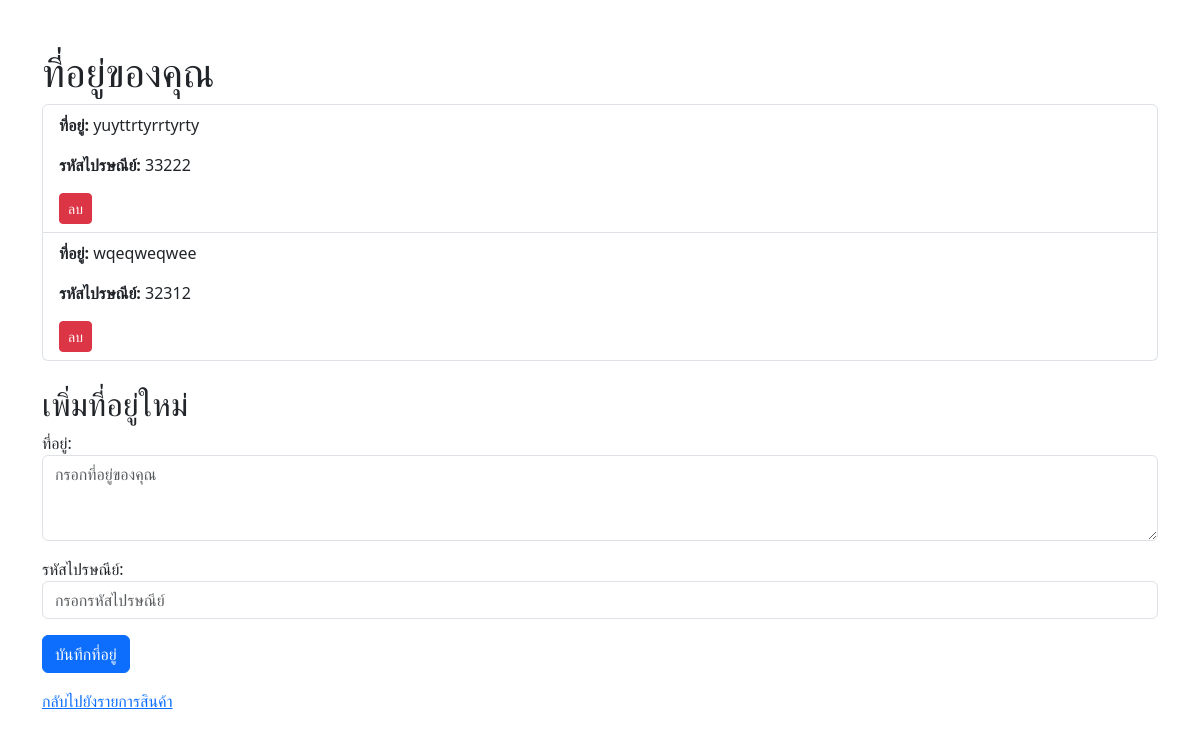
The page /user/addresses/ (signed in) on the database as committed earlier.
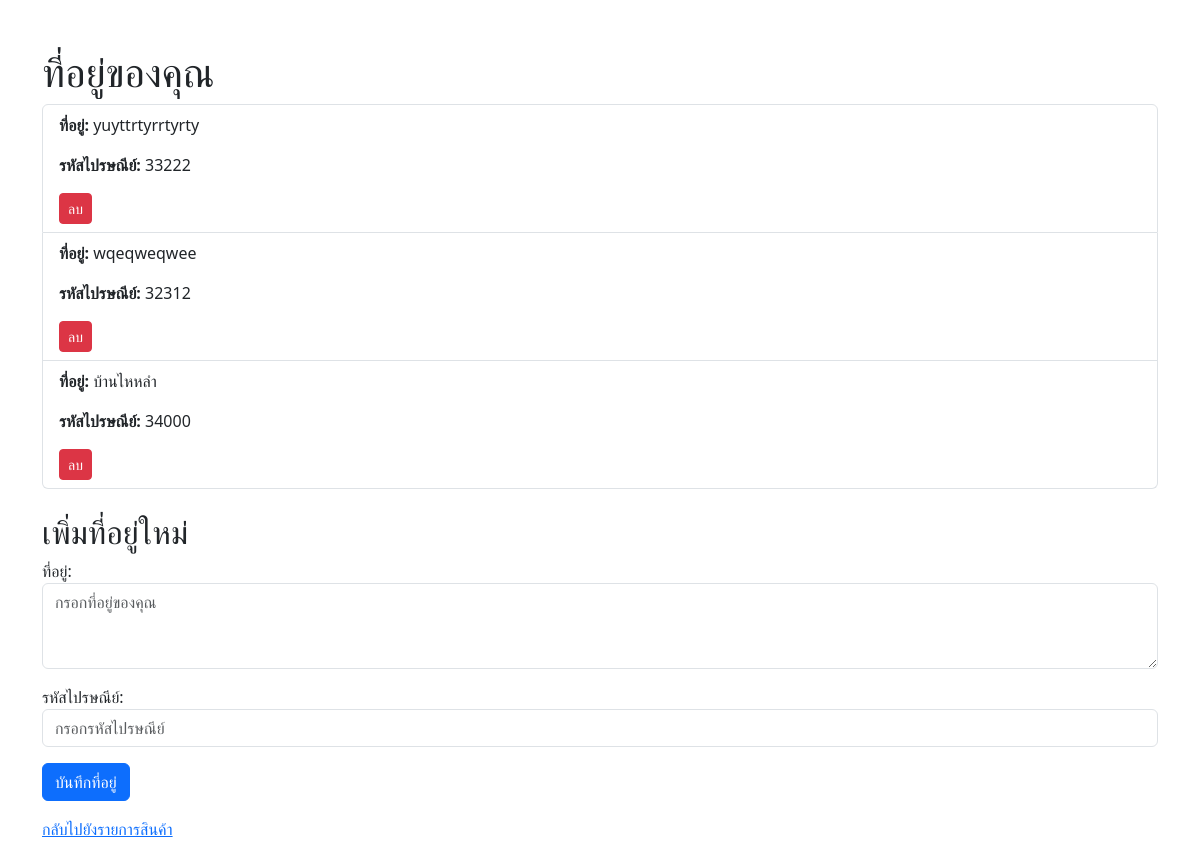
The same page on the database as committed later.
### user/models.py (models this page shows, shortened)
class Address(models.Model):
    user = models.ForeignKey(
        settings.AUTH_USER_MODEL,
        on_delete=models.CASCADE,
        related_name="addresses"
    )
    address_line = models.TextField(verbose_name="ที่อยู่")
    zip_code = models.CharField(max_length=10, verbose_name="รหัสไปรษณีย์")

### user/views.py (the view)
# urls.py: path('addresses/', address_list, name='address_list'),
@login_required
def address_list(request):
    addresses = request.user.addresses.all()  # using related_name="addresses"
    if request.method == "POST":
        form = AddressForm(request.POST)
        if form.is_valid():
            address_obj = form.save(commit=False)
            address_obj.user = request.user
            address_obj.save()
            return redirect('address_list')
    else:
        form = AddressForm()
    return render(request, 'user/address_list.html', {
        'addresses': addresses,
        'form': form,
    })

### user/forms.py
class AddressForm(forms.ModelForm):
    class Meta:
        model = Address
        fields = ['address_line', 'zip_code']
        widgets = {
            'address_line': forms.Textarea(attrs={
                "class": "form-control",
                "placeholder": "กรอกที่อยู่ของคุณ",
                "rows": 3,
            }),
            'zip_code': forms.TextInput(attrs={
                "class": "form-control",
                "placeholder": "กรอกรหัสไปรษณีย์"
            }),
        }

### user/templates/user/address_list.html (shortened to what this page needs)
<!DOCTYPE html>
<html lang="th">
<head>
    <link rel="stylesheet" href="https://cdn.jsdelivr.net/npm/bootstrap@5.3.0/dist/css/bootstrap.min.css">
</head>
<body class="container mt-5">
    <h1>ที่อยู่ของคุณ</h1>
    {% if addresses %}
        <ul class="list-group mb-4">
            {% for addr in addresses %}
                <li class="list-group-item">
                    <p><strong>ที่อยู่:</strong> {{ addr.address_line }}</p>
                    <p><strong>รหัสไปรษณีย์:</strong> {{ addr.zip_code }}</p>
                    <a href="{% url 'delete_address' addr.id %}" onclick="return confirm('แน่ใจหรือไม่ที่จะลบที่อยู่นี้?');" class="btn btn-danger btn-sm">ลบ</a>
                </li>
            {% endfor %}
        </ul>
    {% else %}
        <p>คุณยังไม่มีที่อยู่บันทึกไว้</p>
    {% endif %}
    <h2>เพิ่มที่อยู่ใหม่</h2>
    <form method="POST">
        {{ form.as_p }}
        <button type="submit" class="btn btn-primary">บันทึกที่อยู่</button>
    </form>
    <p class="mt-3"><a href="{% url 'product_list' %}">กลับไปยังรายการสินค้า</a></p>
</body>
</html>

Rows that differ between the two databases and show on the page:
added Address: address_line "บ้านไหหลำ", zip_code "34000"
